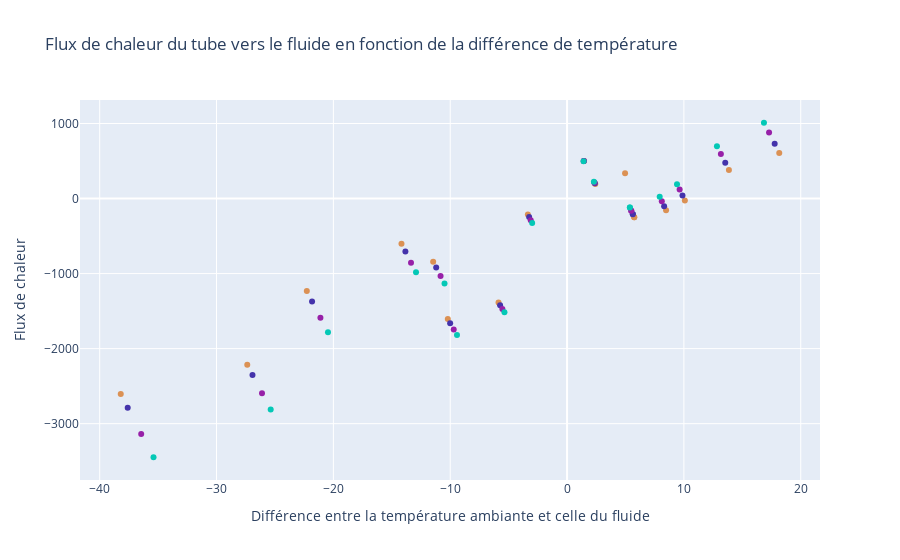

The code cell stored with this chart in its notebook:
### Markdown cell above
Graphiques de groupe

### Code cell
#Graph Qdot_tube_fluid = fct(Delta_T)

# nb_cases = len(stepConditions) #idem ça sert à rien de le redéclarer

Qdot_tube_fluid_list = np.zeros(nb_cases)
DT_list = np.zeros(nb_cases)
u_list = np.zeros(nb_cases)
G_list = np.zeros(nb_cases)
T_amb_list = np.zeros(nb_cases)
Key = nb_cases*[""]

for case in range(nb_cases) :
    df_one,res = ty.simu_one_steady_state_all_he(componentSpecs,stepConditions[case],hyp)
    Qdot_tube_fluid_list[case] = float(res['main']['df_one']['Qdot_tube_fluid'].iloc[0])
    DT_list[case] = float(res['main']['df_one']['T_amb'].iloc[0]) - float(res['main']['df_one']['T_fluid_mean'].iloc[0])
    u_list[case] = float(res['main']['df_one']['u'].iloc[0])
    G_list[case] = float(res['main']['df_one']['G'].iloc[0])
    T_amb_list[case] = float(res['main']['df_one']['T_amb'].iloc[0]) - 273.15
    Key[case] = stepConditions[case]['Case']

# Création d'une liste vide pour stocker les traces
traces = []

# Création d'un dictionnaire pour mapper chaque valeur de u à une couleur spécifique
u_color_mapping = {}

# Création de traces individuelles pour chaque nom dans Key
for i, name in enumerate(Key):
    # Si la valeur de u n'est pas déjà présente dans le dictionnaire, ajoutez-la avec une nouvelle couleur
    if u_list[i] not in u_color_mapping:
        u_color_mapping[u_list[i]] = 'rgb({}, {}, {})'.format(
            np.random.randint(0, 255), np.random.randint(0, 255), np.random.randint(0, 255))
      
    trace = go.Scatter(
        x=[DT_list[i]],  # Coordonnées x
        y=[Qdot_tube_fluid_list[i]],  # Coordonnées y
        mode='markers',
        name="",  # Nom de la trace
        showlegend=False,  # Ne pas afficher la légende
        hoverinfo='name',  # Afficher uniquement le nom de la trace au passage de la souris
        marker=dict(color=u_color_mapping[u_list[i]]),  # Couleur des points
        hovertemplate=name+ #Composition des étiquettes pour chaque point
        '<br> G = '+str(G_list[i])+' W'+
        '<br> T_amb = '+str(T_amb_list[i])+' °C'+
        '<br> u = {:.2f}'.format(u_list[i])+' m/s'
    )
    traces.append(trace)


# Création de la figure à partir des traces
fig = go.Figure(data=traces)

# Personnalisation du titre et des étiquettes
fig.update_layout(
    title='Flux de chaleur du tube vers le fluide en fonction de la différence de température',
    xaxis_title='Différence entre la température ambiante et celle du fluide',
    yaxis_title='Flux de chaleur',
)


fig.show()

# Enregistrer le graphique en HTML
#ProfilHTML = pio.write_html(fig, file='ProfilTemp.html', auto_open=True)

### Figure 1 — Plotly figure (JSON) as saved in the notebook; plotly's stock layout.template omitted (floating-point values rounded to 4 significant figures)
{"data": [{"hoverinfo": "name", "hovertemplate": "Temoin<br> G = 0.0 W<br> T_amb = 0.0 °C<br> u = 0.00 m/s", "marker": {"color": "rgb(219, 145, 84)"}, "mode": "markers", "name": "", "showlegend": false, "type": "scatter", "x": [4.965], "y": [336.8]}, {"hoverinfo": "name", "hovertemplate": "Normal_CESIFroid_v1<br> G = 800.0 W<br> T_amb = 25.0 °C<br> u = 0.00 m/s", "marker": {"color": "rgb(219, 145, 84)"}, "mode": "markers", "name": "", "showlegend": false, "type": "scatter", "x": [5.748], "y": [-248.3]}, {"hoverinfo": "name", "hovertemplate": "Normal_CESIFroid_v2<br> G = 800.0 W<br> T_amb = 25.0 °C<br> u = 4.17 m/s", "marker": {"color": "rgb(68, 51, 171)"}, "mode": "markers", "name": "", "showlegend": false, "type": "scatter", "x": [5.631], "y": [-207.7]}, {"hoverinfo": "name", "hovertemplate": "Normal_CESIFroid_v3<br> G = 800.0 W<br> T_amb = 25.0 °C<br> u = 8.33 m/s", "marker": {"color": "rgb(151, 32, 168)"}, "mode": "markers", "name": "", "showlegend": false, "type": "scatter", "x": [5.497], "y": [-161.8]}, {"hoverinfo": "name", "hovertemplate": "Normal_CESIFroid_v4<br> G = 800.0 W<br> T_amb = 25.0 °C<br> u = 13.89 m/s", "marker": {"color": "rgb(4, 200, 182)"}, "mode": "markers", "name": "", "showlegend": false, "type": "scatter", "x": [5.375], "y": [-120.9]}, {"hoverinfo": "name", "hovertemplate": "Normal_CESIChaud_v1<br> G = 800.0 W<br> T_amb = 25.0 °C<br> u = 0.00 m/s", "marker": {"color": "rgb(219, 145, 84)"}, "mode": "markers", "name": "", "showlegend": false, "type": "scatter", "x": [-10.21], "y": [-1605.0]}, {"hoverinfo": "name", "hovertemplate": "Normal_CESIChaud_v2<br> G = 800.0 W<br> T_amb = 25.0 °C<br> u = 4.17 m/s", "marker": {"color": "rgb(68, 51, 171)"}, "mode": "markers", "name": "", "showlegend": false, "type": "scatter", "x": [-10.01], "y": [-1661.0]}, {"hoverinfo": "name", "hovertemplate": "Normal_CESIChaud_v3<br> G = 800.0 W<br> T_amb = 25.0 °C<br> u = 8.33 m/s", "marker": {"color": "rgb(151, 32, 168)"}, "mode": "markers", "name": "", "showlegend": false, "type": "scatter", "x": [-9.7], "y": [-1745.0]}, {"hoverinfo": "name", "hovertemplate": "Normal_CESIChaud_v4<br> G = 800.0 W<br> T_amb = 25.0 °C<br> u = 13.89 m/s", "marker": {"color": "rgb(4, 200, 182)"}, "mode": "markers", "name": "", "showlegend": false, "type": "scatter", "x": [-9.42], "y": [-1820.0]}, {"hoverinfo": "name", "hovertemplate": "Normal_Regeneration_v1<br> G = 800.0 W<br> T_amb = 25.0 °C<br> u = 0.00 m/s", "marker": {"color": "rgb(219, 145, 84)"}, "mode": "markers", "name": "", "showlegend": false, "type": "scatter", "x": [13.85], "y": [378.8]}, {"hoverinfo": "name", "hovertemplate": "Normal_Regeneration_v2<br> G = 800.0 W<br> T_amb = 25.0 °C<br> u = 4.17 m/s", "marker": {"color": "rgb(68, 51, 171)"}, "mode": "markers", "name": "", "showlegend": false, "type": "scatter", "x": [13.54], "y": [478.0]}, {"hoverinfo": "name", "hovertemplate": "Normal_Regeneration_v3<br> G = 800.0 W<br> T_amb = 25.0 °C<br> u = 8.33 m/s", "marker": {"color": "rgb(151, 32, 168)"}, "mode": "markers", "name": "", "showlegend": false, "type": "scatter", "x": [13.17], "y": [594.0]}, {"hoverinfo": "name", "hovertemplate": "Normal_Regeneration_v4<br> G = 800.0 W<br> T_amb = 25.0 °C<br> u = 13.89 m/s", "marker": {"color": "rgb(4, 200, 182)"}, "mode": "markers", "name": "", "showlegend": false, "type": "scatter", "x": [12.83], "y": [696.3]}, {"hoverinfo": "name", "hovertemplate": "Normal_PAC_v1<br> G = 800.0 W<br> T_amb = 25.0 °C<br> u = 0.00 m/s", "marker": {"color": "rgb(219, 145, 84)"}, "mode": "markers", "name": "", "showlegend": false, "type": "scatter", "x": [5.748], "y": [-248.3]}, {"hoverinfo": "name", "hovertemplate": "Normal_PAC_v2<br> G = 800.0 W<br> T_amb = 25.0 °C<br> u = 4.17 m/s", "marker": {"color": "rgb(68, 51, 171)"}, "mode": "markers", "name": "", "showlegend": false, "type": "scatter", "x": [5.631], "y": [-207.7]}, {"hoverinfo": "name", "hovertemplate": "Normal_PAC_v3<br> G = 800.0 W<br> T_amb = 25.0 °C<br> u = 8.33 m/s", "marker": {"color": "rgb(151, 32, 168)"}, "mode": "markers", "name": "", "showlegend": false, "type": "scatter", "x": [5.497], "y": [-161.8]}, {"hoverinfo": "name", "hovertemplate": "Normal_PAC_v4<br> G = 800.0 W<br> T_amb = 25.0 °C<br> u = 13.89 m/s", "marker": {"color": "rgb(4, 200, 182)"}, "mode": "markers", "name": "", "showlegend": false, "type": "scatter", "x": [5.375], "y": [-120.9]}, {"hoverinfo": "name", "hovertemplate": "Defavorable_CESIFroid_v1<br> G = 300.0 W<br> T_amb = 6.0 °C<br> u = 0.00 m/s", "marker": {"color": "rgb(219, 145, 84)"}, "mode": "markers", "name": "", "showlegend": false, "type": "scatter", "x": [-11.46], "y": [-840.8]}, {"hoverinfo": "name", "hovertemplate": "Defavorable_CESIFroid_v2<br> G = 300.0 W<br> T_amb = 6.0 °C<br> u = 4.17 m/s", "marker": {"color": "rgb(68, 51, 171)"}, "mode": "markers", "name": "", "showlegend": false, "type": "scatter", "x": [-11.2], "y": [-919.9]}, {"hoverinfo": "name", "hovertemplate": "Defavorable_CESIFroid_v3<br> G = 300.0 W<br> T_amb = 6.0 °C<br> u = 8.33 m/s", "marker": {"color": "rgb(151, 32, 168)"}, "mode": "markers", "name": "", "showlegend": false, "type": "scatter", "x": [-10.83], "y": [-1032.0]}, {"hoverinfo": "name", "hovertemplate": "Defavorable_CESIFroid_v4<br> G = 300.0 W<br> T_amb = 6.0 °C<br> u = 13.89 m/s", "marker": {"color": "rgb(4, 200, 182)"}, "mode": "markers", "name": "", "showlegend": false, "type": "scatter", "x": [-10.49], "y": [-1131.0]}, {"hoverinfo": "name", "hovertemplate": "Defavorable_CESIChaud_v1<br> G = 300.0 W<br> T_amb = 6.0 °C<br> u = 0.00 m/s", "marker": {"color": "rgb(219, 145, 84)"}, "mode": "markers", "name": "", "showlegend": false, "type": "scatter", "x": [-27.37], "y": [-2215.0]}, {"hoverinfo": "name", "hovertemplate": "Defavorable_CESIChaud_v2<br> G = 300.0 W<br> T_amb = 6.0 °C<br> u = 4.17 m/s", "marker": {"color": "rgb(68, 51, 171)"}, "mode": "markers", "name": "", "showlegend": false, "type": "scatter", "x": [-26.92], "y": [-2351.0]}, {"hoverinfo": "name", "hovertemplate": "Defavorable_CESIChaud_v3<br> G = 300.0 W<br> T_amb = 6.0 °C<br> u = 8.33 m/s", "marker": {"color": "rgb(151, 32, 168)"}, "mode": "markers", "name": "", "showlegend": false, "type": "scatter", "x": [-26.11], "y": [-2594.0]}, {"hoverinfo": "name", "hovertemplate": "Defavorable_CESIChaud_v4<br> G = 300.0 W<br> T_amb = 6.0 °C<br> u = 13.89 m/s", "marker": {"color": "rgb(4, 200, 182)"}, "mode": "markers", "name": "", "showlegend": false, "type": "scatter", "x": [-25.37], "y": [-2811.0]}, {"hoverinfo": "name", "hovertemplate": "Defavorable_Regeneration_v1<br> G = 300.0 W<br> T_amb = 6.0 °C<br> u = 0.00 m/s", "marker": {"color": "rgb(219, 145, 84)"}, "mode": "markers", "name": "", "showlegend": false, "type": "scatter", "x": [-3.355], "y": [-212.6]}, {"hoverinfo": "name", "hovertemplate": "Defavorable_Regeneration_v2<br> G = 300.0 W<br> T_amb = 6.0 °C<br> u = 4.17 m/s", "marker": {"color": "rgb(68, 51, 171)"}, "mode": "markers", "name": "", "showlegend": false, "type": "scatter", "x": [-3.244], "y": [-247.2]}, {"hoverinfo": "name", "hovertemplate": "Defavorable_Regeneration_v3<br> G = 300.0 W<br> T_amb = 6.0 °C<br> u = 8.33 m/s", "marker": {"color": "rgb(151, 32, 168)"}, "mode": "markers", "name": "", "showlegend": false, "type": "scatter", "x": [-3.108], "y": [-288.3]}, {"hoverinfo": "name", "hovertemplate": "Defavorable_Regeneration_v4<br> G = 300.0 W<br> T_amb = 6.0 °C<br> u = 13.89 m/s", "marker": {"color": "rgb(4, 200, 182)"}, "mode": "markers", "name": "", "showlegend": false, "type": "scatter", "x": [-2.987], "y": [-324.4]}, {"hoverinfo": "name", "hovertemplate": "Defavorable_PAC_v1<br> G = 300.0 W<br> T_amb = 6.0 °C<br> u = 0.00 m/s", "marker": {"color": "rgb(219, 145, 84)"}, "mode": "markers", "name": "", "showlegend": false, "type": "scatter", "x": [2.417], "y": [192.2]}, {"hoverinfo": "name", "hovertemplate": "Defavorable_PAC_v2<br> G = 300.0 W<br> T_amb = 6.0 °C<br> u = 4.17 m/s", "marker": {"color": "rgb(68, 51, 171)"}, "mode": "markers", "name": "", "showlegend": false, "type": "scatter", "x": [2.375], "y": [203.8]}, {"hoverinfo": "name", "hovertemplate": "Defavorable_PAC_v3<br> G = 300.0 W<br> T_amb = 6.0 °C<br> u = 8.33 m/s", "marker": {"color": "rgb(151, 32, 168)"}, "mode": "markers", "name": "", "showlegend": false, "type": "scatter", "x": [2.333], "y": [214.9]}, {"hoverinfo": "name", "hovertemplate": "Defavorable_PAC_v4<br> G = 300.0 W<br> T_amb = 6.0 °C<br> u = 13.89 m/s", "marker": {"color": "rgb(4, 200, 182)"}, "mode": "markers", "name": "", "showlegend": false, "type": "scatter", "x": [2.296], "y": [224.6]}, {"hoverinfo": "name", "hovertemplate": "Favorable_CESIFroid_v1<br> G = 1000.0 W<br> T_amb = 30.0 °C<br> u = 0.00 m/s", "marker": {"color": "rgb(219, 145, 84)"}, "mode": "markers", "name": "", "showlegend": false, "type": "scatter", "x": [10.08], "y": [-27.07]}, {"hoverinfo": "name", "hovertemplate": "Favorable_CESIFroid_v2<br> G = 1000.0 W<br> T_amb = 30.0 °C<br> u = 4.17 m/s", "marker": {"color": "rgb(68, 51, 171)"}, "mode": "markers", "name": "", "showlegend": false, "type": "scatter", "x": [9.879], "y": [39.89]}, {"hoverinfo": "name", "hovertemplate": "Favorable_CESIFroid_v3<br> G = 1000.0 W<br> T_amb = 30.0 °C<br> u = 8.33 m/s", "marker": {"color": "rgb(151, 32, 168)"}, "mode": "markers", "name": "", "showlegend": false, "type": "scatter", "x": [9.634], "y": [119.2]}, {"hoverinfo": "name", "hovertemplate": "Favorable_CESIFroid_v4<br> G = 1000.0 W<br> T_amb = 30.0 °C<br> u = 13.89 m/s", "marker": {"color": "rgb(4, 200, 182)"}, "mode": "markers", "name": "", "showlegend": false, "type": "scatter", "x": [9.412], "y": [189.8]}, {"hoverinfo": "name", "hovertemplate": "Favorable_CESIChaud_v1<br> G = 1000.0 W<br> T_amb = 30.0 °C<br> u = 0.00 m/s", "marker": {"color": "rgb(219, 145, 84)"}, "mode": "markers", "name": "", "showlegend": false, "type": "scatter", "x": [-5.865], "y": [-1385.0]}, {"hoverinfo": "name", "hovertemplate": "Favorable_CESIChaud_v2<br> G = 1000.0 W<br> T_amb = 30.0 °C<br> u = 4.17 m/s", "marker": {"color": "rgb(68, 51, 171)"}, "mode": "markers", "name": "", "showlegend": false, "type": "scatter", "x": [-5.729], "y": [-1421.0]}, {"hoverinfo": "name", "hovertemplate": "Favorable_CESIChaud_v3<br> G = 1000.0 W<br> T_amb = 30.0 °C<br> u = 8.33 m/s", "marker": {"color": "rgb(151, 32, 168)"}, "mode": "markers", "name": "", "showlegend": false, "type": "scatter", "x": [-5.535], "y": [-1471.0]}, {"hoverinfo": "name", "hovertemplate": "Favorable_CESIChaud_v4<br> G = 1000.0 W<br> T_amb = 30.0 °C<br> u = 13.89 m/s", "marker": {"color": "rgb(4, 200, 182)"}, "mode": "markers", "name": "", "showlegend": false, "type": "scatter", "x": [-5.358], "y": [-1515.0]}, {"hoverinfo": "name", "hovertemplate": "Favorable_Regeneration_v1<br> G = 1000.0 W<br> T_amb = 30.0 °C<br> u = 0.00 m/s", "marker": {"color": "rgb(219, 145, 84)"}, "mode": "markers", "name": "", "showlegend": false, "type": "scatter", "x": [18.16], "y": [606.9]}, {"hoverinfo": "name", "hovertemplate": "Favorable_Regeneration_v2<br> G = 1000.0 W<br> T_amb = 30.0 °C<br> u = 4.17 m/s", "marker": {"color": "rgb(68, 51, 171)"}, "mode": "markers", "name": "", "showlegend": false, "type": "scatter", "x": [17.77], "y": [729.9]}, {"hoverinfo": "name", "hovertemplate": "Favorable_Regeneration_v3<br> G = 1000.0 W<br> T_amb = 30.0 °C<br> u = 8.33 m/s", "marker": {"color": "rgb(151, 32, 168)"}, "mode": "markers", "name": "", "showlegend": false, "type": "scatter", "x": [17.29], "y": [878.7]}, {"hoverinfo": "name", "hovertemplate": "Favorable_Regeneration_v4<br> G = 1000.0 W<br> T_amb = 30.0 °C<br> u = 13.89 m/s", "marker": {"color": "rgb(4, 200, 182)"}, "mode": "markers", "name": "", "showlegend": false, "type": "scatter", "x": [16.85], "y": [1010.0]}, {"hoverinfo": "name", "hovertemplate": "Favorable_PAC_v1<br> G = 1000.0 W<br> T_amb = 30.0 °C<br> u = 0.00 m/s", "marker": {"color": "rgb(219, 145, 84)"}, "mode": "markers", "name": "", "showlegend": false, "type": "scatter", "x": [8.474], "y": [-157.4]}, {"hoverinfo": "name", "hovertemplate": "Favorable_PAC_v2<br> G = 1000.0 W<br> T_amb = 30.0 °C<br> u = 4.17 m/s", "marker": {"color": "rgb(68, 51, 171)"}, "mode": "markers", "name": "", "showlegend": false, "type": "scatter", "x": [8.308], "y": [-101.4]}, {"hoverinfo": "name", "hovertemplate": "Favorable_PAC_v3<br> G = 1000.0 W<br> T_amb = 30.0 °C<br> u = 8.33 m/s", "marker": {"color": "rgb(151, 32, 168)"}, "mode": "markers", "name": "", "showlegend": false, "type": "scatter", "x": [8.109], "y": [-35.63]}, {"hoverinfo": "name", "hovertemplate": "Favorable_PAC_v4<br> G = 1000.0 W<br> T_amb = 30.0 °C<br> u = 13.89 m/s", "marker": {"color": "rgb(4, 200, 182)"}, "mode": "markers", "name": "", "showlegend": false, "type": "scatter", "x": [7.928], "y": [23.12]}, {"hoverinfo": "name", "hovertemplate": "TresDefavorable_CESIFroid_v1<br> G = 0.0 W<br> T_amb = -6.0 °C<br> u = 0.00 m/s", "marker": {"color": "rgb(219, 145, 84)"}, "mode": "markers", "name": "", "showlegend": false, "type": "scatter", "x": [-22.27], "y": [-1232.0]}, {"hoverinfo": "name", "hovertemplate": "TresDefavorable_CESIFroid_v2<br> G = 0.0 W<br> T_amb = -6.0 °C<br> u = 4.17 m/s", "marker": {"color": "rgb(68, 51, 171)"}, "mode": "markers", "name": "", "showlegend": false, "type": "scatter", "x": [-21.83], "y": [-1371.0]}, {"hoverinfo": "name", "hovertemplate": "TresDefavorable_CESIFroid_v3<br> G = 0.0 W<br> T_amb = -6.0 °C<br> u = 8.33 m/s", "marker": {"color": "rgb(151, 32, 168)"}, "mode": "markers", "name": "", "showlegend": false, "type": "scatter", "x": [-21.11], "y": [-1589.0]}, {"hoverinfo": "name", "hovertemplate": "TresDefavorable_CESIFroid_v4<br> G = 0.0 W<br> T_amb = -6.0 °C<br> u = 13.89 m/s", "marker": {"color": "rgb(4, 200, 182)"}, "mode": "markers", "name": "", "showlegend": false, "type": "scatter", "x": [-20.46], "y": [-1780.0]}, {"hoverinfo": "name", "hovertemplate": "TresDefavorable_CESIChaud_v1<br> G = 0.0 W<br> T_amb = -6.0 °C<br> u = 0.00 m/s", "marker": {"color": "rgb(219, 145, 84)"}, "mode": "markers", "name": "", "showlegend": false, "type": "scatter", "x": [-38.2], "y": [-2604.0]}, {"hoverinfo": "name", "hovertemplate": "TresDefavorable_CESIChaud_v2<br> G = 0.0 W<br> T_amb = -6.0 °C<br> u = 4.17 m/s", "marker": {"color": "rgb(68, 51, 171)"}, "mode": "markers", "name": "", "showlegend": false, "type": "scatter", "x": [-37.6], "y": [-2787.0]}, {"hoverinfo": "name", "hovertemplate": "TresDefavorable_CESIChaud_v3<br> G = 0.0 W<br> T_amb = -6.0 °C<br> u = 8.33 m/s", "marker": {"color": "rgb(151, 32, 168)"}, "mode": "markers", "name": "", "showlegend": false, "type": "scatter", "x": [-36.45], "y": [-3136.0]}, {"hoverinfo": "name", "hovertemplate": "TresDefavorable_CESIChaud_v4<br> G = 0.0 W<br> T_amb = -6.0 °C<br> u = 13.89 m/s", "marker": {"color": "rgb(4, 200, 182)"}, "mode": "markers", "name": "", "showlegend": false, "type": "scatter", "x": [-35.39], "y": [-3448.0]}, {"hoverinfo": "name", "hovertemplate": "TresDefavorable_Regeneration_v1<br> G = 0.0 W<br> T_amb = -6.0 °C<br> u = 0.00 m/s", "marker": {"color": "rgb(219, 145, 84)"}, "mode": "markers", "name": "", "showlegend": false, "type": "scatter", "x": [-14.17], "y": [-602.1]}, {"hoverinfo": "name", "hovertemplate": "TresDefavorable_Regeneration_v2<br> G = 0.0 W<br> T_amb = -6.0 °C<br> u = 4.17 m/s", "marker": {"color": "rgb(68, 51, 171)"}, "mode": "markers", "name": "", "showlegend": false, "type": "scatter", "x": [-13.84], "y": [-707.3]}, {"hoverinfo": "name", "hovertemplate": "TresDefavorable_Regeneration_v3<br> G = 0.0 W<br> T_amb = -6.0 °C<br> u = 8.33 m/s", "marker": {"color": "rgb(151, 32, 168)"}, "mode": "markers", "name": "", "showlegend": false, "type": "scatter", "x": [-13.36], "y": [-854.2]}, {"hoverinfo": "name", "hovertemplate": "TresDefavorable_Regeneration_v4<br> G = 0.0 W<br> T_amb = -6.0 °C<br> u = 13.89 m/s", "marker": {"color": "rgb(4, 200, 182)"}, "mode": "markers", "name": "", "showlegend": false, "type": "scatter", "x": [-12.93], "y": [-982.8]}, {"hoverinfo": "name", "hovertemplate": "TresDefavorable_PAC_v1<br> G = 0.0 W<br> T_amb = -6.0 °C<br> u = 0.00 m/s", "marker": {"color": "rgb(219, 145, 84)"}, "mode": "markers", "name": "", "showlegend": false, "type": "scatter", "x": [1.456], "y": [501.2]}, {"hoverinfo": "name", "hovertemplate": "TresDefavorable_PAC_v2<br> G = 0.0 W<br> T_amb = -6.0 °C<br> u = 4.17 m/s", "marker": {"color": "rgb(68, 51, 171)"}, "mode": "markers", "name": "", "showlegend": false, "type": "scatter", "x": [1.439], "y": [500.5]}, {"hoverinfo": "name", "hovertemplate": "TresDefavorable_PAC_v3<br> G = 0.0 W<br> T_amb = -6.0 °C<br> u = 8.33 m/s", "marker": {"color": "rgb(151, 32, 168)"}, "mode": "markers", "name": "", "showlegend": false, "type": "scatter", "x": [1.425], "y": [499.6]}, {"hoverinfo": "name", "hovertemplate": "TresDefavorable_PAC_v4<br> G = 0.0 W<br> T_amb = -6.0 °C<br> u = 13.89 m/s", "marker": {"color": "rgb(4, 200, 182)"}, "mode": "markers", "name": "", "showlegend": false, "type": "scatter", "x": [1.413], "y": [498.5]}], "layout": {"title": {"text": "Flux de chaleur du tube vers le fluide en fonction de la différence de température"}, "xaxis": {"title": {"text": "Différence entre la température ambiante et celle du fluide"}}, "yaxis": {"title": {"text": "Flux de chaleur"}}}}
